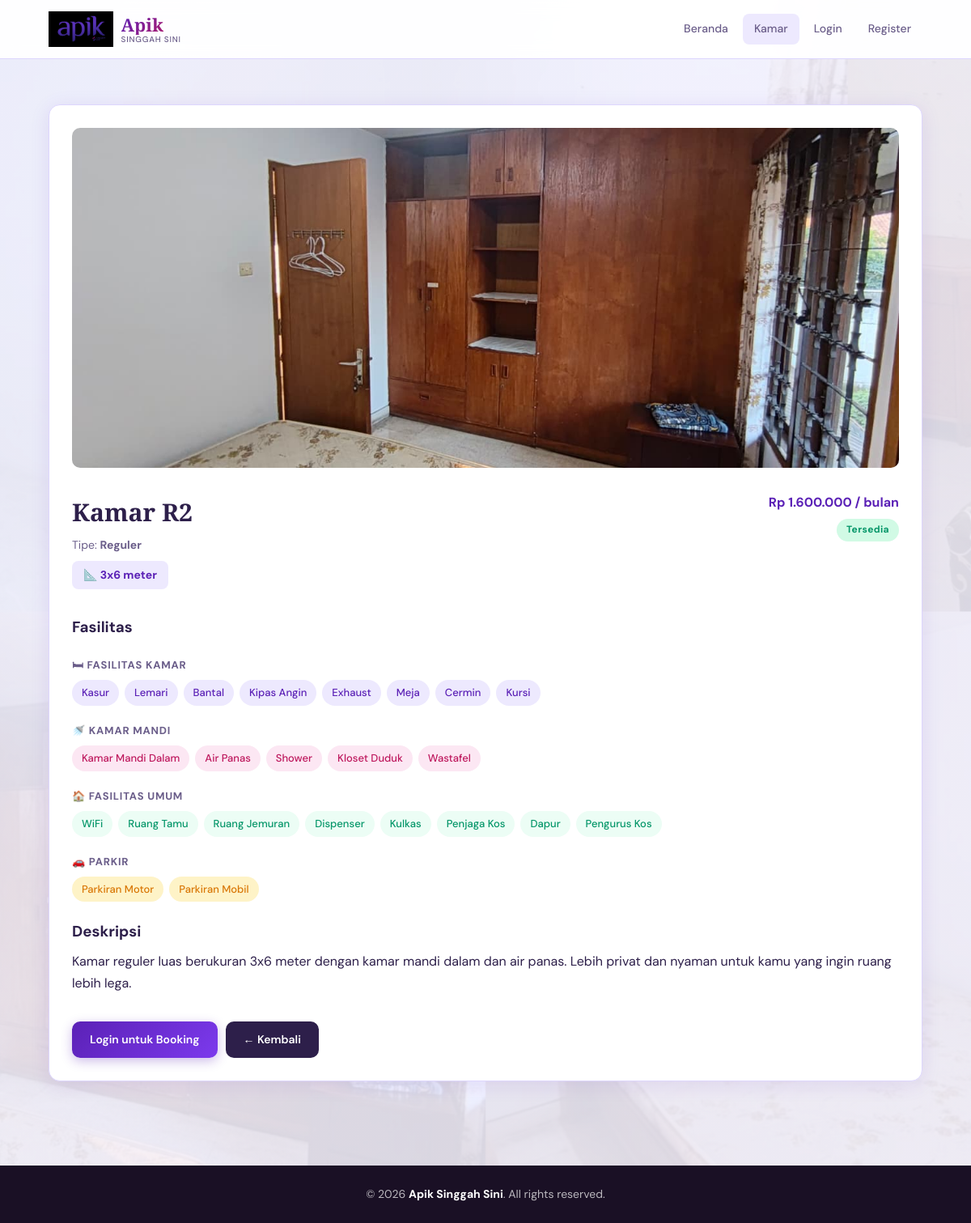
Page /detail-kamar.php?id=4 on the committed database.
### tables this page shows
CREATE TABLE IF NOT EXISTS rooms (
  id                    INT AUTO_INCREMENT PRIMARY KEY,
  nomor                 VARCHAR(10)  NOT NULL UNIQUE,
  tipe                  VARCHAR(50)  NOT NULL,
  harga                 INT          NOT NULL,
  status                ENUM('kosong','booking','terisi') DEFAULT 'kosong',
  ukuran                VARCHAR(30),
  foto                  VARCHAR(255),
  fasilitas_kamar       TEXT,
  fasilitas_kamar_mandi TEXT,
  fasilitas_umum        TEXT,
  fasilitas_parkir      TEXT,
  deskripsi             TEXT,
  created_at            TIMESTAMP DEFAULT CURRENT_TIMESTAMP
);

### detail-kamar.php (the view, shortened to what this page needs)
<?php
require_once 'includes/config.php';
$id = filter_input(INPUT_GET, 'id', FILTER_VALIDATE_INT);
$db   = getDB();
$stmt = $db->prepare('SELECT * FROM rooms WHERE id = ?');
$stmt->execute([$id]);
$room = $stmt->fetch();
$facKamar  = parseFacility($room['fasilitas_kamar']);
$facKM     = parseFacility($room['fasilitas_kamar_mandi']);
$facUmum   = parseFacility($room['fasilitas_umum']);
$facParkir = parseFacility($room['fasilitas_parkir']);
$canBook = $room['status'] === 'kosong';
?>
<!DOCTYPE html>
<html lang="id">
<head>
  <link rel="stylesheet" href="assets/css/style.css">
</head>
<body>
<?php include 'includes/navbar.php'; ?>
<main class="container section">
  <div class="detail-card">
    <img src="<?= e($room['foto']) ?>" alt="Kamar <?= e($room['nomor']) ?>" class="detail-image"
         onerror="this.src='assets/images/kamar-a1.jpg'">
    <div style="display:flex;align-items:flex-start;justify-content:space-between;flex-wrap:wrap;gap:10px;margin-bottom:8px;">
      <div>
        <h2 style="margin-bottom:4px;">Kamar <?= e($room['nomor']) ?></h2>
        <p style="color:var(--muted);font-size:14px;">Tipe: <strong><?= e($room['tipe']) ?></strong></p>
      </div>
      <div style="text-align:right;">
        <p class="price" style="margin:0;"><?= formatRupiah($room['harga']) ?> / bulan</p>
        <?= statusBadge($room['status']) ?>
      </div>
    </div>
    <?php if ($room['ukuran']): ?>
      <div class="ukuran-badge">📐 <?= e($room['ukuran']) ?></div>
    <?php endif; ?>
    <h3 style="margin-top:20px;margin-bottom:14px;">Fasilitas</h3>
    <?php if ($facKamar): ?>
      <div class="fac-section">
        <div class="fac-section-title">🛏 Fasilitas Kamar</div>
        <div class="fac-tags">
          <?php foreach ($facKamar as $f): ?>
            <span class="fac-tag"><?= e($f) ?></span>
          <?php endforeach; ?>
        </div>
      </div>
    <?php endif; ?>
    <?php if ($facKM): ?>
      <div class="fac-section">
        <div class="fac-section-title">🚿 Kamar Mandi</div>
        <div class="fac-tags">
          <?php foreach ($facKM as $f): ?>
            <span class="fac-tag fac-tag-km"><?= e($f) ?></span>
          <?php endforeach; ?>
        </div>
      </div>
    <?php endif; ?>
    <?php if ($facUmum): ?>
      <div class="fac-section">
        <div class="fac-section-title">🏠 Fasilitas Umum</div>
        <div class="fac-tags">
          <?php foreach ($facUmum as $f): ?>
            <span class="fac-tag fac-tag-umum"><?= e($f) ?></span>
          <?php endforeach; ?>
        </div>
      </div>
    <?php endif; ?>
    <?php if ($facParkir): ?>
      <div class="fac-section">
        <div class="fac-section-title">🚗 Parkir</div>
        <div class="fac-tags">
          <?php foreach ($facParkir as $f): ?>
            <span class="fac-tag fac-tag-parkir"><?= e($f) ?></span>
          <?php endforeach; ?>
        </div>
      </div>
    <?php endif; ?>
    <h3 style="margin-top:22px;margin-bottom:8px;">Deskripsi</h3>
    <p><?= e($room['deskripsi'] ?? '') ?></p>
    <div style="margin-top:24px;display:flex;gap:10px;flex-wrap:wrap;align-items:center;">
      <?php if (!$canBook): ?>
        <span class="btn-disabled">
          <?= $room['status'] === 'terisi' ? 'Kamar Sudah Terisi' : 'Sedang Dipesan' ?>
        </span>
      <?php elseif (!$user): ?>
        <a href="login.php" class="btn-primary">Login untuk Booking</a>
      <?php elseif ($user['role'] === 'admin'): ?>
        <span class="btn-disabled">Admin Tidak Bisa Booking</span>
      <?php else: ?>
        <button class="btn-primary" onclick="openBookingModal()">
          Booking Kamar Ini
        </button>
      <?php endif; ?>
      <a href="kamar.php" class="btn-secondary">← Kembali</a>
    </div>
  </div>
</main>
<?php include 'includes/footer.php'; ?>
</body>
</html>

### includes/config.php (shortened to what this page needs)
<?php
function getLoggedInUser(): ?array {
    return $_SESSION['user'] ?? null;
}
function formatRupiah(int $n): string {
    return 'Rp ' . number_format($n, 0, ',', '.');
}
function parseFacility(?string $csv): array {
    return array_map('trim', explode(',', $csv));
}
function e(string $s): string {
    return htmlspecialchars($s, ENT_QUOTES, 'UTF-8');
}
function statusBadge(string $status): string {
    $map = [
        'kosong'               => ['class' => 'status-kosong',  'label' => 'Tersedia'],
        'booking'              => ['class' => 'status-booking', 'label' => 'Sedang Dipesan'],
        'terisi'               => ['class' => 'status-terisi',  'label' => 'Terisi'],
        'menunggu_konfirmasi'  => ['class' => 'status-booking', 'label' => 'Menunggu Konfirmasi'],
        'diterima'             => ['class' => 'status-kosong',  'label' => 'Diterima ✓'],
        'ditolak'              => ['class' => 'status-full',    'label' => 'Ditolak'],
    ];
    $s = $map[$status] ?? ['class' => 'status-full', 'label' => $status];
    return '<span class="status ' . $s['class'] . '">' . $s['label'] . '</span>';
}

### assets/css/style.css (style rules this page uses)
*, *::before, *::after { margin: 0; padding: 0; box-sizing: border-box; }
:root { --purple: #5B21B6; --purple-mid: #7C3AED; --purple-light: #EDE9FE; --pink: #BE185D; --pink-light: #FCE7F3; --dark: #1a1025; --text: #2d1f4a; --muted: #6b5e8a; --surface: #ffffff; --bg: #f5f3ff; --border: #ddd6fe; --success: #059669; --success-light:#d1fae5; --warning: #d97706; --warning-light:#fef3c7; --danger: #dc2626; --danger-light: #fee2e2; --radius: 14px; --shadow: 0 4px 24px rgba(91,33,182,0.10); --shadow-lg: 0 8px 40px rgba(91,33,182,0.16); }
body { background: linear-gradient(rgba(245, 243, 255, 0.88), rgba(245, 243, 255, 0.88)), url('../images/bg-kosan.jpg') center/cover no-repeat fixed; background-color: var(--bg); color: var(--text); font-family: 'DM Sans', sans-serif; line-height: 1.65; }
.container { width: 90%; max-width: 1100px; margin: auto; }
.section { padding: 56px 0; }
.section h2 { margin-bottom: 14px; font-family: 'Playfair Display', serif; font-size: 30px; color: var(--text); }
.btn-primary, .btn-secondary, .btn-whatsapp, .btn-disabled, .btn-payment, .btn-success { display: inline-block; padding: 11px 22px; border-radius: 10px; text-decoration: none; font-weight: 600; font-size: 14px; margin-top: 10px; cursor: pointer; border: none; transition: all .2s; font-family: 'DM Sans', sans-serif; }
.btn-primary { background: linear-gradient(135deg, var(--purple) 0%, var(--purple-mid) 100%); color: white; box-shadow: 0 4px 14px rgba(91,33,182,0.3); }
.btn-secondary { background: var(--text); color: white; }
.price { color: var(--purple); font-weight: 700; margin: 8px 0; font-size: 16px; }
.status { display: inline-block; padding: 4px 12px; border-radius: 20px; font-size: 12px; font-weight: 700; margin: 6px 0; text-transform: capitalize; letter-spacing: 0.03em; }
.status-kosong { background: var(--success-light); color: var(--success); }
.detail-card { background: white; padding: 28px; border-radius: var(--radius); box-shadow: var(--shadow); border: 1px solid var(--border); }
.detail-image { width: 100%; max-height: 420px; object-fit: cover; border-radius: 10px; margin-bottom: 22px; }
.fac-section { margin: 20px 0; }
.fac-section-title { font-size: 13px; font-weight: 700; text-transform: uppercase; letter-spacing: .06em; color: var(--muted); margin-bottom: 8px; }
.fac-tags { display: flex; flex-wrap: wrap; gap: 7px; }
.fac-tag { background: var(--purple-light); color: var(--purple); padding: 5px 12px; border-radius: 20px; font-size: 13px; font-weight: 500; }
.fac-tag-km { background: #fce7f3; color: var(--pink); }
.fac-tag-umum { background: #ecfdf5; color: var(--success); }
.fac-tag-parkir { background: #fef3c7; color: var(--warning); }
.ukuran-badge { display: inline-flex; align-items: center; gap: 6px; background: var(--purple-light); color: var(--purple); padding: 6px 14px; border-radius: 8px; font-weight: 700; font-size: 14px; margin-bottom: 12px; }

### rows in the picture
rooms: foto (picture), nomor "R2", tipe "Reguler", harga "Rp 1.600.000", status "Tersedia", ukuran "3x6 meter", fasilitas_kamar "Kasur", fasilitas_kamar "Lemari", fasilitas_kamar "Bantal", fasilitas_kamar "Kipas Angin", fasilitas_kamar "Exhaust", fasilitas_kamar "Meja", fasilitas_kamar "Cermin", fasilitas_kamar "Kursi", fasilitas_kamar_mandi "Kamar Mandi Dalam", fasilitas_kamar_mandi "Air Panas", fasilitas_kamar_mandi "Shower", fasilitas_kamar_mandi "Kloset Duduk", fasilitas_kamar_mandi "Wastafel", fasilitas_umum "WiFi", fasilitas_umum "Ruang Tamu", fasilitas_umum "Ruang Jemuran", fasilitas_umum "Dispenser", fasilitas_umum "Kulkas", fasilitas_umum "Penjaga Kos", fasilitas_umum "Dapur", fasilitas_umum "Pengurus Kos", fasilitas_parkir "Parkiran Motor", fasilitas_parkir "Parkiran Mobil", deskripsi "Kamar reguler luas berukuran 3x6 meter dengan kamar mandi dalam dan air panas. Lebih privat dan nyaman untuk kamu yang ingin ruang lebih lega."

### other values in the picture
SITE_NAME "Apik Singgah Sini"
